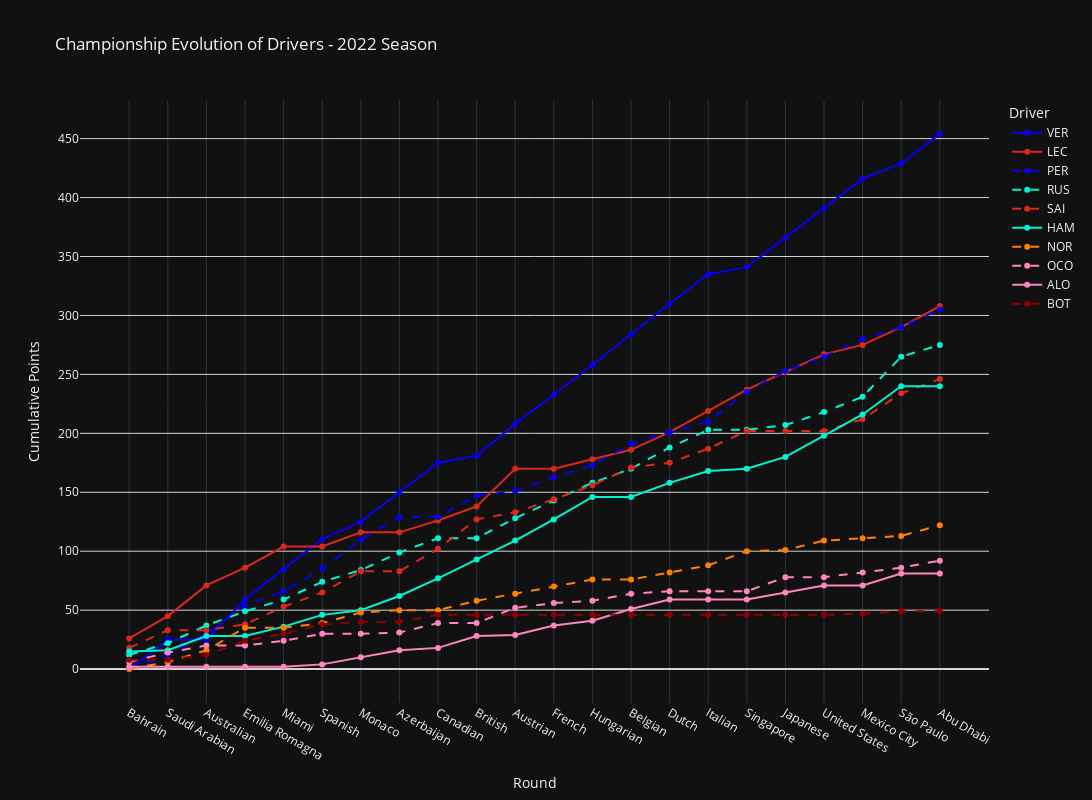

Source (notebook cell):
### Code cell
plot_drivers_championship(df_drivers_2022, session, top=10)

### Figure 1 — Plotly figure (JSON) as saved in the notebook; plotly's stock layout.template omitted (floating-point values rounded to 4 significant figures)
{"data": [{"line": {"color": "#0600ef", "dash": "solid"}, "marker": {"symbol": "circle"}, "mode": "lines+markers", "name": "VER", "type": "scatter", "x": ["Bahrain", "Saudi Arabian", "Australian", "Emilia Romagna", "Miami", "Spanish", "Monaco", "Azerbaijan", "Canadian", "British", "Austrian", "French", "Hungarian", "Belgian", "Dutch", "Italian", "Singapore", "Japanese", "United States", "Mexico City", "São Paulo", "Abu Dhabi"], "y": [0, 25, 25, 59, 85, 110, 125, 150, 175, 181, 208, 233, 258, 284, 310, 335, 341, 366, 391, 416, 429, 454]}, {"line": {"color": "#da291c", "dash": "solid"}, "marker": {"symbol": "circle"}, "mode": "lines+markers", "name": "LEC", "type": "scatter", "x": ["Bahrain", "Saudi Arabian", "Australian", "Emilia Romagna", "Miami", "Spanish", "Monaco", "Azerbaijan", "Canadian", "British", "Austrian", "French", "Hungarian", "Belgian", "Dutch", "Italian", "Singapore", "Japanese", "United States", "Mexico City", "São Paulo", "Abu Dhabi"], "y": [26, 45, 71, 86, 104, 104, 116, 116, 126, 138, 170, 170, 178, 186, 201, 219, 237, 252, 267, 275, 290, 308]}, {"line": {"color": "#0600ef", "dash": "dash"}, "marker": {"symbol": "circle"}, "mode": "lines+markers", "name": "PER", "type": "scatter", "x": ["Bahrain", "Saudi Arabian", "Australian", "Emilia Romagna", "Miami", "Spanish", "Monaco", "Azerbaijan", "Canadian", "British", "Austrian", "French", "Hungarian", "Belgian", "Dutch", "Italian", "Singapore", "Japanese", "United States", "Mexico City", "São Paulo", "Abu Dhabi"], "y": [0, 12, 30, 54, 66, 85, 110, 129, 129, 147, 151, 163, 173, 191, 201, 210, 235, 253, 265, 280, 290, 305]}, {"line": {"color": "#00f5d0", "dash": "dash"}, "marker": {"symbol": "circle"}, "mode": "lines+markers", "name": "RUS", "type": "scatter", "x": ["Bahrain", "Saudi Arabian", "Australian", "Emilia Romagna", "Miami", "Spanish", "Monaco", "Azerbaijan", "Canadian", "British", "Austrian", "French", "Hungarian", "Belgian", "Dutch", "Italian", "Singapore", "Japanese", "United States", "Mexico City", "São Paulo", "Abu Dhabi"], "y": [12, 22, 37, 49, 59, 74, 84, 99, 111, 111, 128, 143, 158, 170, 188, 203, 203, 207, 218, 231, 265, 275]}, {"line": {"color": "#da291c", "dash": "dash"}, "marker": {"symbol": "circle"}, "mode": "lines+markers", "name": "SAI", "type": "scatter", "x": ["Bahrain", "Saudi Arabian", "Australian", "Emilia Romagna", "Miami", "Spanish", "Monaco", "Azerbaijan", "Canadian", "British", "Austrian", "French", "Hungarian", "Belgian", "Dutch", "Italian", "Singapore", "Japanese", "United States", "Mexico City", "São Paulo", "Abu Dhabi"], "y": [18, 33, 33, 38, 53, 65, 83, 83, 102, 127, 133, 144, 156, 171, 175, 187, 202, 202, 202, 212, 234, 246]}, {"line": {"color": "#00f5d0", "dash": "solid"}, "marker": {"symbol": "circle"}, "mode": "lines+markers", "name": "HAM", "type": "scatter", "x": ["Bahrain", "Saudi Arabian", "Australian", "Emilia Romagna", "Miami", "Spanish", "Monaco", "Azerbaijan", "Canadian", "British", "Austrian", "French", "Hungarian", "Belgian", "Dutch", "Italian", "Singapore", "Japanese", "United States", "Mexico City", "São Paulo", "Abu Dhabi"], "y": [15, 16, 28, 28, 36, 46, 50, 62, 77, 93, 109, 127, 146, 146, 158, 168, 170, 180, 198, 216, 240, 240]}, {"line": {"color": "#ff8000", "dash": "dash"}, "marker": {"symbol": "circle"}, "mode": "lines+markers", "name": "NOR", "type": "scatter", "x": ["Bahrain", "Saudi Arabian", "Australian", "Emilia Romagna", "Miami", "Spanish", "Monaco", "Azerbaijan", "Canadian", "British", "Austrian", "French", "Hungarian", "Belgian", "Dutch", "Italian", "Singapore", "Japanese", "United States", "Mexico City", "São Paulo", "Abu Dhabi"], "y": [0, 6, 16, 35, 35, 39, 48, 50, 50, 58, 64, 70, 76, 76, 82, 88, 100, 101, 109, 111, 113, 122]}, {"line": {"color": "#fe86bc", "dash": "dash"}, "marker": {"symbol": "circle"}, "mode": "lines+markers", "name": "OCO", "type": "scatter", "x": ["Bahrain", "Saudi Arabian", "Australian", "Emilia Romagna", "Miami", "Spanish", "Monaco", "Azerbaijan", "Canadian", "British", "Austrian", "French", "Hungarian", "Belgian", "Dutch", "Italian", "Singapore", "Japanese", "United States", "Mexico City", "São Paulo", "Abu Dhabi"], "y": [6, 14, 20, 20, 24, 30, 30, 31, 39, 39, 52, 56, 58, 64, 66, 66, 66, 78, 78, 82, 86, 92]}, {"line": {"color": "#fe86bc", "dash": "solid"}, "marker": {"symbol": "circle"}, "mode": "lines+markers", "name": "ALO", "type": "scatter", "x": ["Bahrain", "Saudi Arabian", "Australian", "Emilia Romagna", "Miami", "Spanish", "Monaco", "Azerbaijan", "Canadian", "British", "Austrian", "French", "Hungarian", "Belgian", "Dutch", "Italian", "Singapore", "Japanese", "United States", "Mexico City", "São Paulo", "Abu Dhabi"], "y": [2, 2, 2, 2, 2, 4, 10, 16, 18, 28, 29, 37, 41, 51, 59, 59, 59, 65, 71, 71, 81, 81]}, {"line": {"color": "#900000", "dash": "dash"}, "marker": {"symbol": "circle"}, "mode": "lines+markers", "name": "BOT", "type": "scatter", "x": ["Bahrain", "Saudi Arabian", "Australian", "Emilia Romagna", "Miami", "Spanish", "Monaco", "Azerbaijan", "Canadian", "British", "Austrian", "French", "Hungarian", "Belgian", "Dutch", "Italian", "Singapore", "Japanese", "United States", "Mexico City", "São Paulo", "Abu Dhabi"], "y": [8, 8, 12, 24, 30, 38, 40, 40, 46, 46, 46, 46, 46, 46, 46, 46, 46, 46, 46, 47, 49, 49]}], "layout": {"height": 800, "legend": {"title": {"text": "Driver"}}, "title": {"text": "Championship Evolution of Drivers - 2022 Season"}, "width": 1200, "xaxis": {"tickmode": "array", "tickvals": ["Bahrain", "Saudi Arabian", "Australian", "Emilia Romagna", "Miami", "Spanish", "Monaco", "Azerbaijan", "Canadian", "British", "Austrian", "French", "Hungarian", "Belgian", "Dutch", "Italian", "Singapore", "Japanese", "United States", "Mexico City", "São Paulo", "Abu Dhabi"], "title": {"text": "Round"}}, "yaxis": {"gridcolor": "lightgray", "tickvals": [0, 50, 100, 150, 200, 250, 300, 350, 400, 450], "title": {"text": "Cumulative Points"}, "zerolinecolor": "lightgray"}}}
